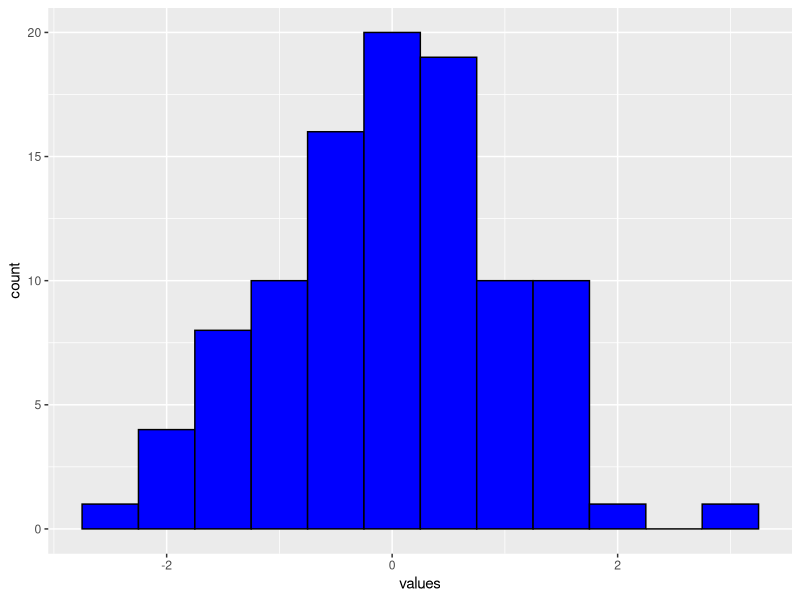

Reproduce this figure in R.
## ---- chunk 1
library(ggplot2)

# Sample data
data <- data.frame(values = rnorm(100))

# Create histogram
ggplot(data, aes(x = values)) +
  geom_histogram(binwidth = 0.5, fill = "blue", color = "black")
